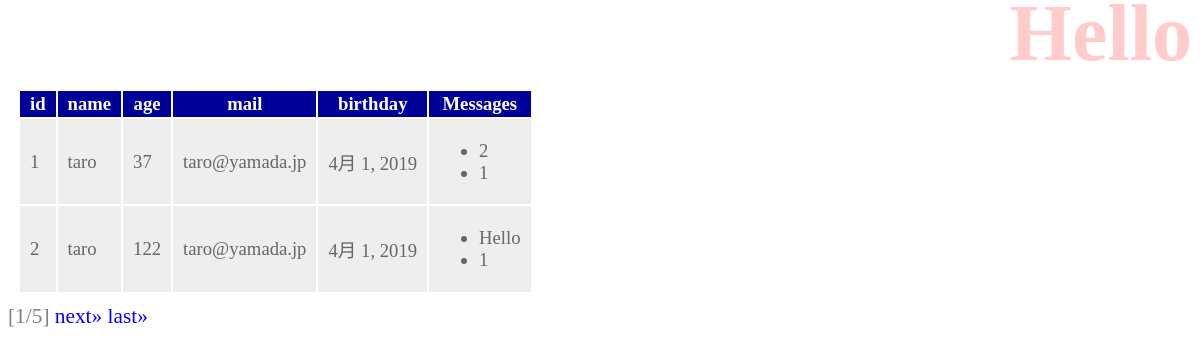
/hello/, run on the app's committed database.
### hello/models.py (models this page shows, shortened)
class Friend(models.Model):
    name = models.CharField(max_length=100, validators=[number_only])
    mail = models.EmailField(max_length=200, validators=[MinLengthValidator(10)])
    gender = models.BooleanField()
    age = models.IntegerField(validators=[MinValueValidator(0), MaxValueValidator(150)])
    birthday = models.DateField()

class Message(models.Model):
    friend = models.ForeignKey(Friend, on_delete=models.CASCADE)
    title = models.CharField(max_length=100)
    content = models.CharField(max_length=300)
    pub_date = models.DateTimeField(auto_now_add=True)
    class Meta:
        ordering = ('pub_date',)

### hello/views.py (the view)
# urls.py: path('', views.index, name='index'),
def index(request, num=1):
    data = Friend.objects.all()
    page = Paginator(data, 2)
    params = {
        'title': 'Hello',
        'message': '',
        'data': page.get_page(num),
    }
    return render(request, 'hello/index.html', params)

### hello/templates/hello/index.html (shortened to what this page needs)
{% load static %}
<!doctype html>
<html lang="ja">
<head>
    <link rel="stylesheet" type="text/css"
        href="{% static 'hello/css/style.css' %}"/>
</head>
<body>
    <h1>{{title}}</h1>
    <table>
        <tr>
            <th>id</th>
            <th>name</th>
            <th>age</th>
            <th>mail</th>
            <th>birthday</th>
            <th>Messages</th>
        </tr>
        {% for item in data %}
            <tr>
                <td>{{ item.id }}</td>
                <td>{{ item.name }}</td>
                <td>{{ item.age }}</td>
                <td>{{ item.mail }}</td>
                <td>{{ item.birthday }}</td>
                <td><ul>
                    {% for ob in item.message_set.all %}
                        <li>{{ ob.title }}</li>
                    {%  endfor %}
                </ul></td>
            </tr>
        {% endfor %}
    </table>
    <div class="pagination">
        <span class="current">
            [{{ data.number }}/{{ data.paginator.num_pages }}]
        </span>
        {% if data.has_next %}
            <a href="{% url 'index' %}{{ data.next_page_number }}">next&raquo;</a>
            <a href="{% url 'index' %}{{ data.paginator.num_pages }}">last&raquo;</a>
        {% endif %}
    </div>
</body>
</html>

### hello/static/hello/css/style.css (style rules this page uses)
body { color: gray; font-size: 16pt; }
h1 { color: red; opacity: 0.2; font-size: 60pt; margin-top: -20px; margin-bottom: 0px; text-align: right; }
a { color: blue; text-decoration: none; }
table { margin: 10px; font-size: 14pt; }
table tr th { background-color: #009; color:white; padding:2px 10px; border-width: 2px; }
table tr td { background-color: #eee; color: #666; padding: 2px 10px; border-width: 2px; }

### data on the page
Friend: id "1", name "taro", age "37", mail "taro@yamada.jp", birthday "4月 1, 2019"
Message: title "2"
Message: title "1"
Friend: id "2", name "taro", age "122", mail "taro@yamada.jp", birthday "4月 1, 2019"
Message: title "Hello"
Message: title "1"

### other printed values
{{ data.number }} "1"
{{ data.paginator.num_pages }} "5"
